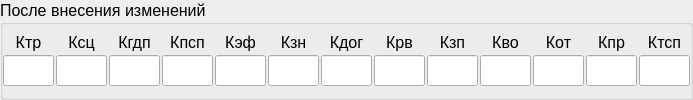
    <widget class="QGroupBox" name="groupBox_2">
     <property name="font">
      <font>
       <pointsize>12</pointsize>
      </font>
     </property>
     <property name="title">
      <string>После внесения изменений</string>
     </property>
     <layout class="QVBoxLayout" name="verticalLayout_28">
      <property name="spacing">
       <number>6</number>
      </property>
      <property name="leftMargin">
       <number>0</number>
      </property>
      <property name="topMargin">
       <number>0</number>
      </property>
      <property name="rightMargin">
       <number>0</number>
      </property>
      <property name="bottomMargin">
       <number>6</number>
      </property>
      <item>
       <layout class="QHBoxLayout" name="horizontalLayout_2">
        <property name="spacing">
         <number>2</number>
        </property>
        <item>
         <layout class="QVBoxLayout" name="verticalLayout_14">
          <property name="spacing">
           <number>0</number>
          </property>
          <item>
           <widget class="QLabel" name="lbl_14">
            <property name="minimumSize">
             <size>
              <width>51</width>
              <height>26</height>
             </size>
            </property>
            <property name="maximumSize">
             <size>
              <width>51</width>
              <height>26</height>
             </size>
            </property>
            <property name="font">
             <font>
              <pointsize>12</pointsize>
             </font>
            </property>
            <property name="layoutDirection">
             <enum>Qt::LeftToRight</enum>
            </property>
            <property name="text">
             <string>Ктр</string>
            </property>
            <property name="alignment">
             <set>Qt::AlignCenter</set>
            </property>
           </widget>
          </item>
          <item>
           <widget class="QLineEdit" name="line_14">
            <property name="minimumSize">
             <size>
              <width>51</width>
              <height>31</height>
             </size>
            </property>
            <property name="maximumSize">
             <size>
              <width>51</width>
              <height>31</height>
             </size>
            </property>
            <property name="font">
             <font>
              <pointsize>12</pointsize>
             </font>
            </property>
            <property name="text">
             <string/>
            </property>
            <property name="readOnly">
             <bool>true</bool>
            </property>
           </widget>
          </item>
         </layout>
        </item>
        <item>
         <layout class="QVBoxLayout" name="verticalLayout_15">
          <property name="spacing">
           <number>0</number>
          </property>
          <item>
           <widget class="QLabel" name="lbl_15">
            <property name="minimumSize">
             <size>
              <width>51</width>
              <height>26</height>
             </size>
            </property>
            <property name="maximumSize">
             <size>
              <width>51</width>
              <height>26</height>
             </size>
            </property>
            <property name="font">
             <font>
              <pointsize>12</pointsize>
             </font>
            </property>
            <property name="layoutDirection">
             <enum>Qt::LeftToRight</enum>
            </property>
            <property name="text">
             <string>Ксц</string>
            </property>
            <property name="alignment">
             <set>Qt::AlignCenter</set>
            </property>
           </widget>
          </item>
          <item>
           <widget class="QLineEdit" name="line_15">
            <property name="minimumSize">
             <size>
              <width>51</width>
              <height>31</height>
             </size>
            </property>
            <property name="maximumSize">
             <size>
              <width>51</width>
              <height>31</height>
             </size>
            </property>
            <property name="font">
             <font>
              <pointsize>12</pointsize>
             </font>
            </property>
            <property name="text">
             <string/>
            </property>
            <property name="readOnly">
             <bool>true</bool>
            </property>
           </widget>
          </item>
         </layout>
        </item>
        <item>
         <layout class="QVBoxLayout" name="verticalLayout_16">
          <property name="spacing">
           <number>0</number>
          </property>
          <item>
           <widget class="QLabel" name="lbl_16">
            <property name="minimumSize">
             <size>
              <width>51</width>
              <height>26</height>
             </size>
            </property>
            <property name="maximumSize">
             <size>
              <width>51</width>
              <height>26</height>
             </size>
            </property>
            <property name="font">
             <font>
              <pointsize>12</pointsize>
             </font>
            </property>
            <property name="layoutDirection">
             <enum>Qt::LeftToRight</enum>
            </property>
            <property name="text">
             <string>Кгдп</string>
            </property>
            <property name="alignment">
             <set>Qt::AlignCenter</set>
            </property>
           </widget>
          </item>
          <item>
           <widget class="QLineEdit" name="line_16">
            <property name="minimumSize">
             <size>
              <width>51</width>
              <height>31</height>
             </size>
            </property>
            <property name="maximumSize">
             <size>
              <width>51</width>
              <height>31</height>
             </size>
            </property>
            <property name="font">
             <font>
              <pointsize>12</pointsize>
             </font>
            </property>
            <property name="text">
             <string/>
            </property>
            <property name="readOnly">
             <bool>true</bool>
            </property>
           </widget>
          </item>
         </layout>
        </item>
        <item>
         <layout class="QVBoxLayout" name="verticalLayout_17">
          <property name="spacing">
           <number>0</number>
          </property>
          <item>
           <widget class="QLabel" name="lbl_17">
            <property name="minimumSize">
             <size>
              <width>51</width>
              <height>26</height>
             </size>
            </property>
            <property name="maximumSize">
             <size>
              <width>51</width>
              <height>26</height>
             </size>
            </property>
            <property name="font">
             <font>
              <pointsize>12</pointsize>
             </font>
            </property>
            <property name="layoutDirection">
             <enum>Qt::LeftToRight</enum>
            </property>
            <property name="text">
             <string>Кпсп</string>
            </property>
            <property name="alignment">
             <set>Qt::AlignCenter</set>
            </property>
           </widget>
          </item>
          <item>
           <widget class="QLineEdit" name="line_17">
            <property name="minimumSize">
             <size>
              <width>51</width>
              <height>31</height>
             </size>
            </property>
            <property name="maximumSize">
             <size>
              <width>51</width>
              <height>31</height>
             </size>
            </property>
            <property name="font">
             <font>
              <pointsize>12</pointsize>
             </font>
            </property>
            <property name="text">
             <string/>
            </property>
            <property name="readOnly">
             <bool>true</bool>
            </property>
           </widget>
          </item>
         </layout>
        </item>
        <item>
         <layout class="QVBoxLayout" name="verticalLayout_18">
          <property name="spacing">
           <number>0</number>
          </property>
          <item>
           <widget class="QLabel" name="lbl_18">
            <property name="minimumSize">
             <size>
              <width>51</width>
              <height>26</height>
             </size>
            </property>
            <property name="maximumSize">
             <size>
              <width>51</width>
              <height>26</height>
             </size>
            </property>
            <property name="font">
             <font>
              <pointsize>12</pointsize>
             </font>
            </property>
            <property name="layoutDirection">
             <enum>Qt::LeftToRight</enum>
            </property>
            <property name="text">
             <string>Кэф</string>
            </property>
            <property name="alignment">
             <set>Qt::AlignCenter</set>
            </property>
           </widget>
          </item>
          <item>
           <widget class="QLineEdit" name="line_18">
            <property name="minimumSize">
             <size>
              <width>51</width>
              <height>31</height>
             </size>
            </property>
            <property name="maximumSize">
             <size>
              <width>51</width>
              <height>31</height>
             </size>
            </property>
            <property name="font">
             <font>
              <pointsize>12</pointsize>
             </font>
            </property>
            <property name="text">
             <string/>
            </property>
            <property name="readOnly">
             <bool>true</bool>
            </property>
           </widget>
          </item>
         </layout>
        </item>
        <item>
         <layout class="QVBoxLayout" name="verticalLayout_19">
          <property name="spacing">
           <number>0</number>
          </property>
          <item>
           <widget class="QLabel" name="lbl_19">
            <property name="minimumSize">
             <size>
              <width>51</width>
              <height>26</height>
             </size>
            </property>
            <property name="maximumSize">
             <size>
              <width>51</width>
              <height>26</height>
             </size>
            </property>
            <property name="font">
             <font>
              <pointsize>12</pointsize>
             </font>
            </property>
            <property name="layoutDirection">
             <enum>Qt::LeftToRight</enum>
            </property>
            <property name="text">
             <string>Кзн</string>
            </property>
            <property name="alignment">
             <set>Qt::AlignCenter</set>
            </property>
           </widget>
          </item>
          <item>
           <widget class="QLineEdit" name="line_19">
            <property name="minimumSize">
             <size>
              <width>51</width>
              <height>31</height>
             </size>
            </property>
            <property name="maximumSize">
             <size>
              <width>51</width>
              <height>31</height>
             </size>
            </property>
            <property name="font">
             <font>
              <pointsize>12</pointsize>
             </font>
            </property>
            <property name="text">
             <string/>
            </property>
            <property name="readOnly">
             <bool>true</bool>
            </property>
           </widget>
          </item>
         </layout>
        </item>
        <item>
         <layout class="QVBoxLayout" name="verticalLayout_20">
          <property name="spacing">
           <number>0</number>
          </property>
          <item>
           <widget class="QLabel" name="lbl_20">
            <property name="minimumSize">
             <size>
              <width>51</width>
              <height>26</height>
             </size>
            </property>
            <property name="maximumSize">
             <size>
              <width>51</width>
              <height>26</height>
             </size>
            </property>
            <property name="font">
             <font>
              <pointsize>12</pointsize>
             </font>
            </property>
            <property name="layoutDirection">
             <enum>Qt::LeftToRight</enum>
            </property>
            <property name="text">
             <string>Кдог</string>
            </property>
            <property name="alignment">
             <set>Qt::AlignCenter</set>
            </property>
           </widget>
          </item>
          <item>
           <widget class="QLineEdit" name="line_20">
            <property name="minimumSize">
             <size>
              <width>51</width>
              <height>31</height>
             </size>
            </property>
            <property name="maximumSize">
             <size>
              <width>51</width>
              <height>31</height>
             </size>
            </property>
            <property name="font">
             <font>
              <pointsize>12</pointsize>
             </font>
            </property>
            <property name="text">
             <string/>
            </property>
            <property name="readOnly">
             <bool>true</bool>
            </property>
           </widget>
          </item>
         </layout>
        </item>
        <item>
         <layout class="QVBoxLayout" name="verticalLayout_21">
          <property name="spacing">
           <number>0</number>
          </property>
          <item>
           <widget class="QLabel" name="lbl_21">
            <property name="minimumSize">
             <size>
              <width>51</width>
              <height>26</height>
             </size>
            </property>
            <property name="maximumSize">
             <size>
              <width>51</width>
              <height>26</height>
             </size>
            </property>
            <property name="font">
             <font>
              <pointsize>12</pointsize>
             </font>
            </property>
            <property name="layoutDirection">
             <enum>Qt::LeftToRight</enum>
            </property>
            <property name="text">
             <string>Крв</string>
            </property>
            <property name="alignment">
             <set>Qt::AlignCenter</set>
            </property>
           </widget>
          </item>
          <item>
           <widget class="QLineEdit" name="line_21">
            <property name="minimumSize">
             <size>
              <width>51</width>
              <height>31</height>
             </size>
            </property>
            <property name="maximumSize">
             <size>
              <width>51</width>
              <height>31</height>
             </size>
            </property>
            <property name="font">
             <font>
              <pointsize>12</pointsize>
             </font>
            </property>
            <property name="text">
             <string/>
            </property>
            <property name="readOnly">
             <bool>true</bool>
            </property>
           </widget>
          </item>
         </layout>
        </item>
        <item>
         <layout class="QVBoxLayout" name="verticalLayout_22">
          <property name="spacing">
           <number>0</number>
          </property>
          <item>
           <widget class="QLabel" name="lbl_22">
            <property name="minimumSize">
             <size>
              <width>51</width>
              <height>26</height>
             </size>
            </property>
            <property name="maximumSize">
             <size>
              <width>51</width>
              <height>26</height>
             </size>
            </property>
            <property name="font">
             <font>
              <pointsize>12</pointsize>
             </font>
            </property>
            <property name="layoutDirection">
             <enum>Qt::LeftToRight</enum>
            </property>
            <property name="text">
             <string>Кзп</string>
            </property>
            <property name="alignment">
             <set>Qt::AlignCenter</set>
            </property>
           </widget>
          </item>
          <item>
           <widget class="QLineEdit" name="line_22">
            <property name="minimumSize">
             <size>
              <width>51</width>
              <height>31</height>
             </size>
            </property>
            <property name="maximumSize">
             <size>
              <width>51</width>
              <height>31</height>
             </size>
            </property>
            <property name="font">
             <font>
              <pointsize>12</pointsize>
             </font>
            </property>
            <property name="text">
             <string/>
            </property>
            <property name="readOnly">
             <bool>true</bool>
            </property>
           </widget>
          </item>
         </layout>
        </item>
        <item>
         <layout class="QVBoxLayout" name="verticalLayout_23">
          <property name="spacing">
           <number>0</number>
          </property>
          <item>
           <widget class="QLabel" name="lbl_23">
            <property name="minimumSize">
             <size>
              <width>51</width>
              <height>26</height>
             </size>
            </property>
            <property name="maximumSize">
             <size>
              <width>51</width>
              <height>26</height>
             </size>
            </property>
            <property name="font">
             <font>
              <pointsize>12</pointsize>
             </font>
            </property>
            <property name="layoutDirection">
             <enum>Qt::LeftToRight</enum>
            </property>
            <property name="text">
             <string>Кво</string>
            </property>
            <property name="alignment">
             <set>Qt::AlignCenter</set>
            </property>
           </widget>
          </item>
          <item>
           <widget class="QLineEdit" name="line_23">
            <property name="minimumSize">
             <size>
              <width>51</width>
              <height>31</height>
             </size>
            </property>
            <property name="maximumSize">
             <size>
              <width>51</width>
              <height>31</height>
             </size>
            </property>
            <property name="font">
             <font>
              <pointsize>12</pointsize>
             </font>
            </property>
            <property name="text">
             <string/>
            </property>
            <property name="readOnly">
             <bool>true</bool>
            </property>
           </widget>
          </item>
         </layout>
        </item>
        <item>
         <layout class="QVBoxLayout" name="verticalLayout_24">
          <property name="spacing">
           <number>0</number>
          </property>
          <item>
           <widget class="QLabel" name="lbl_24">
            <property name="minimumSize">
             <size>
              <width>51</width>
              <height>26</height>
             </size>
            </property>
            <property name="maximumSize">
             <size>
              <width>51</width>
              <height>26</height>
             </size>
            </property>
            <property name="font">
             <font>
              <pointsize>12</pointsize>
             </font>
            </property>
            <property name="layoutDirection">
             <enum>Qt::LeftToRight</enum>
            </property>
            <property name="text">
             <string>Кот</string>
            </property>
            <property name="alignment">
             <set>Qt::AlignCenter</set>
            </property>
           </widget>
          </item>
          <item>
           <widget class="QLineEdit" name="line_24">
            <property name="minimumSize">
             <size>
              <width>51</width>
              <height>31</height>
             </size>
            </property>
            <property name="maximumSize">
             <size>
              <width>51</width>
              <height>31</height>
             </size>
            </property>
            <property name="font">
             <font>
              <pointsize>12</pointsize>
             </font>
            </property>
            <property name="text">
             <string/>
            </property>
            <property name="readOnly">
             <bool>true</bool>
            </property>
           </widget>
          </item>
         </layout>
        </item>
        <item>
         <layout class="QVBoxLayout" name="verticalLayout_25">
          <property name="spacing">
           <number>0</number>
          </property>
          <item>
           <widget class="QLabel" name="lbl_25">
            <property name="minimumSize">
             <size>
              <width>51</width>
              <height>26</height>
             </size>
            </property>
            <property name="maximumSize">
             <size>
              <width>51</width>
              <height>26</height>
             </size>
            </property>
            <property name="font">
             <font>
              <pointsize>12</pointsize>
             </font>
            </property>
            <property name="layoutDirection">
             <enum>Qt::LeftToRight</enum>
            </property>
            <property name="text">
             <string>Кпр</string>
            </property>
            <property name="alignment">
             <set>Qt::AlignCenter</set>
            </property>
           </widget>
          </item>
          <item>
           <widget class="QLineEdit" name="line_25">
            <property name="minimumSize">
             <size>
              <width>51</width>
              <height>31</height>
             </size>
            </property>
            <property name="maximumSize">
             <size>
              <width>51</width>
              <height>31</height>
             </size>
            </property>
            <property name="font">
             <font>
              <pointsize>12</pointsize>
             </font>
            </property>
            <property name="text">
             <string/>
            </property>
            <property name="readOnly">
             <bool>true</bool>
            </property>
           </widget>
          </item>
         </layout>
        </item>
        <item>
         <layout class="QVBoxLayout" name="verticalLayout_26">
          <property name="spacing">
           <number>0</number>
          </property>
          <item>
           <widget class="QLabel" name="lbl_26">
            <property name="minimumSize">
             <size>
              <width>51</width>
              <height>26</height>
             </size>
            </property>
            <property name="maximumSize">
             <size>
              <width>51</width>
              <height>26</height>
             </size>
            </property>
            <property name="font">
             <font>
              <pointsize>12</pointsize>
             </font>
            </property>
            <property name="layoutDirection">
             <enum>Qt::LeftToRight</enum>
            </property>
            <property name="text">
             <string>Ктсп</string>
            </property>
            <property name="alignment">
             <set>Qt::AlignCenter</set>
            </property>
           </widget>
          </item>
          <item>
           <widget class="QLineEdit" name="line_26">
            <property name="minimumSize">
             <size>
              <width>51</width>
              <height>31</height>
             </size>
            </property>
            <property name="maximumSize">
             <size>
              <width>51</width>
              <height>31</height>
             </size>
            </property>
            <property name="font">
             <font>
              <pointsize>12</pointsize>
             </font>
            </property>
            <property name="text">
             <string/>
            </property>
            <property name="readOnly">
             <bool>true</bool>
            </property>
           </widget>
          </item>
         </layout>
        </item>
       </layout>
      </item>
     </layout>
    </widget>
